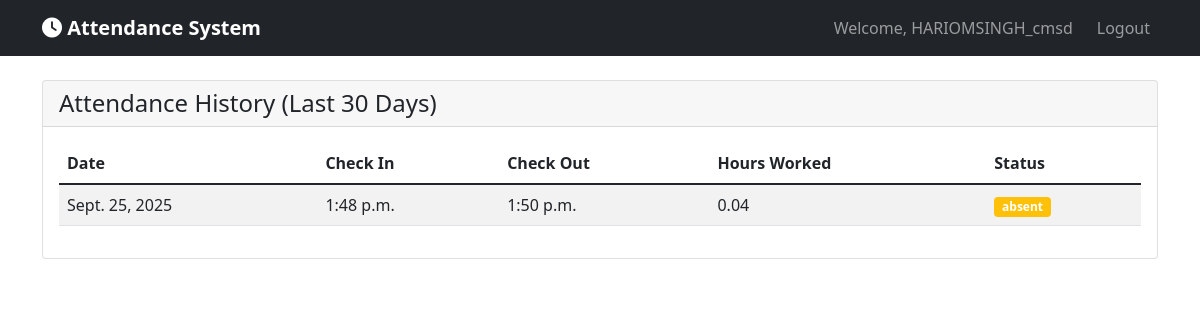
Screenshot of /attendance-history/ (signed in) with the database file from the repository.
### ATTENDANCE_app/models.py (models this page shows, shortened)
class Attendance(models.Model):
    user = models.ForeignKey(User, on_delete=models.CASCADE)  # THIS IS CORRECT: user NOT employee
    check_in = models.DateTimeField()
    check_out = models.DateTimeField(null=True, blank=True)
    date = models.DateField()
    hours_worked = models.DecimalField(max_digits=5, decimal_places=2, default=0.0)
    status = models.CharField(max_length=20, default='Present')
    class Meta:
        unique_together = ('user', 'date')

### ATTENDANCE_app/views.py (the view)
# urls.py: path('attendance-history/', views.attendance_history, name='attendance_history'),
@login_required
def attendance_history(request):
    attendance_records = Attendance.objects.filter(
        user=request.user
    ).order_by('-date')[:30]
    return render(request, 'attendance_history.html', {'attendance_records': attendance_records})

### ATTENDANCE_app/templates/attendance_history.html
{% extends 'base.html' %}
{% block content %}
<div class="card">
    <div class="card-header">
        <h4 class="mb-0">Attendance History (Last 30 Days)</h4>
    </div>
    <div class="card-body">
        <div class="table-responsive">
            <table class="table table-striped">
                <thead>
                    <tr>
                        <th>Date</th>
                        <th>Check In</th>
                        <th>Check Out</th>
                        <th>Hours Worked</th>
                        <th>Status</th>
                    </tr>
                </thead>
                <tbody>
                    {% for record in attendance_records %}
                    <tr>
                        <td>{{ record.date }}</td>
                        <td>{{ record.check_in|time }}</td>
                        <td>{{ record.check_out|time|default:"-" }}</td>
                        <td>{{ record.hours_worked|default:"-" }}</td>
                        <td>
                            <span class="badge bg-{% if record.status == 'Present' %}success{% else %}warning{% endif %}">
                                {{ record.status }}
                            </span>
                        </td>
                    </tr>
                    {% empty %}
                    <tr>
                        <td colspan="5" class="text-center">No attendance records found.</td>
                    </tr>
                    {% endfor %}
                </tbody>
            </table>
        </div>
    </div>
</div>
{% endblock %}

### ATTENDANCE_app/templates/base.html (shortened to what this page needs)
<!DOCTYPE html>
<html lang="en">
<head>
    <link href="https://cdn.jsdelivr.net/npm/bootstrap@5.1.3/dist/css/bootstrap.min.css" rel="stylesheet">
    <link href="https://cdnjs.cloudflare.com/ajax/libs/font-awesome/6.0.0/css/all.min.css" rel="stylesheet">
</head>
<body>
    <nav class="navbar navbar-expand-lg navbar-dark bg-dark">
        <div class="container">
            <a class="navbar-brand" href="{% url 'dashboard' %}">
                <i class="fas fa-clock"></i> Attendance System
            </a>
            {% if user.is_authenticated %}
            <div class="navbar-nav ms-auto">
                <span class="navbar-text me-3">
                    Welcome, {{ user.get_full_name|default:user.username }}
                </span>
                <a class="nav-link" href="{% url 'logout' %}">Logout</a>
            </div>
            {% endif %}
        </div>
    </nav>
    <div class="container mt-4">
        {% block content %}
        {% endblock %}
    </div>
</body>
</html>

### ATTENDANCE_app/templates/base.html (style rules this page uses)
.navbar-brand { font-weight: bold; }

### rows the page displays
Attendance: date "Sept. 25, 2025", check_in "1:48 p.m.", check_out "1:50 p.m.", hours_worked "0.04", status "absent"

### other values shown
{{ user.get_full_name|default:user.username }} "HARIOMSINGH_cmsd"
